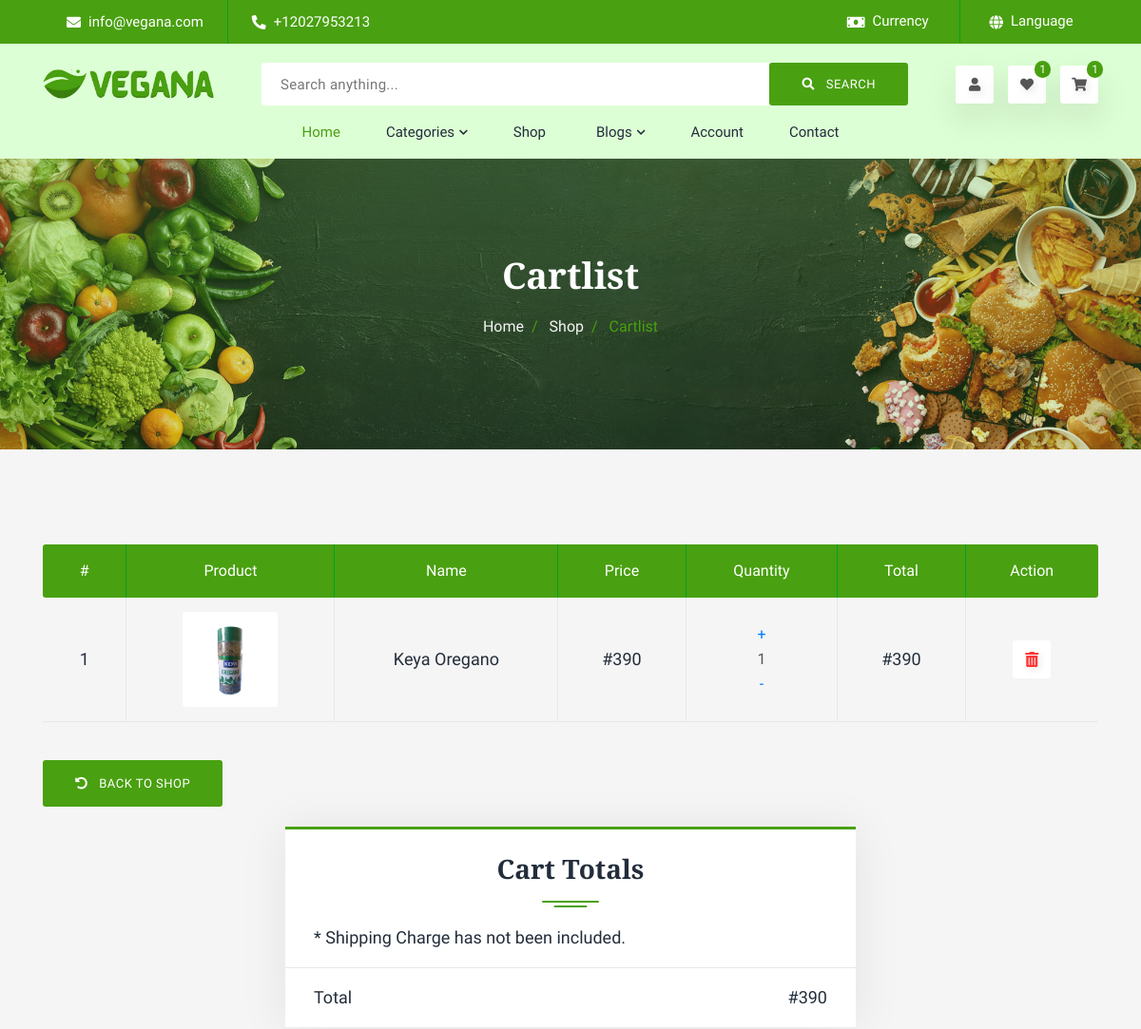
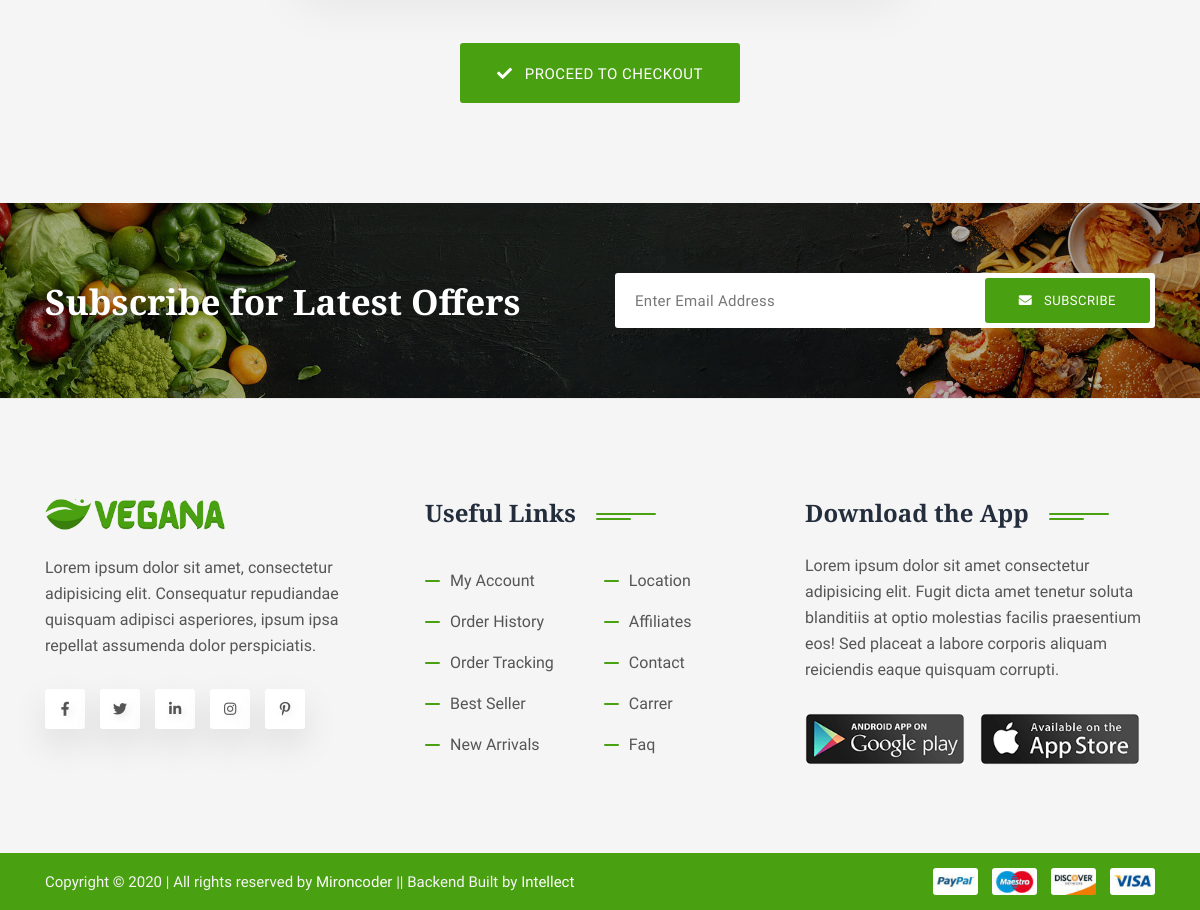
The app's page /cart/ (signed in) with its own data (2 pictures, top to bottom).
### store/models.py (models this page shows, shortened)
class Wishlist(models.Model):
    user = models.ForeignKey(get_user_model(), on_delete=models.CASCADE)
    items = models.ManyToManyField(WishItem)
    date_created = models.DateTimeField(auto_now_add=True)
    ordered_date = models.DateTimeField()
    ordered = models.BooleanField(default=False)
    class Meta:
        ordering = ['-date_created']

class Order(models.Model):
    user = models.ForeignKey(get_user_model(), on_delete=models.CASCADE)
    items = models.ManyToManyField(OrderItem)
    date_created = models.DateTimeField(auto_now_add=True)
    ordered_date = models.DateTimeField()
    ordered = models.BooleanField(default=False)
    billing = models.ForeignKey('BillingAdd', on_delete=models.SET_NULL, null=True)
    shipping = models.ForeignKey('ShippingAdd', on_delete=models.SET_NULL, null=True)
    details = models.ForeignKey('OrderDetail', on_delete=models.SET_NULL, null=True)
    ref = models.CharField(max_length=50, null=True, blank=True, unique=True,)
    def get_order_total(self):
        all_items = self.items.all()
        total = 0
        if all_items.exists():
            for item in all_items:
                total += item.get_item_total_price()
            return total
        else:
            return total
    class Meta:
        ordering = ['-date_created']

class OrderItem(models.Model):
    product = models.ForeignKey(Product, on_delete=models.CASCADE)
    user = models.ForeignKey(get_user_model(), on_delete=models.CASCADE)
    quantity = models.IntegerField(default=1)
    ordered = models.BooleanField(default=False)
    def get_item_total_price(self):
        return self.quantity * self.product.get_price()

class Product(models.Model):
    name = models.CharField(max_length=150)
    actual_price = models.IntegerField()
    discount_price = models.IntegerField(null=True, blank=True)
    category = models.ForeignKey(Category, on_delete=models.SET_NULL, null=True, blank=True)
    tags = models.ManyToManyField(Tag, related_name='tag', blank=True)
    slug = models.SlugField(unique=True, editable=False)
    description = models.TextField(max_length=3000, default="This is an auto generated product description.")
    featured_image = models.ImageField(null=True, blank=True)
    is_on_sale = models.BooleanField(default=True)
    created = models.DateTimeField(auto_now_add=True)
    shipping_fee = models.IntegerField(default=0)
    def get_price(self):
        if self.discount_price:
            return self.discount_price
        else:
            return self.actual_price

### store/views.py (the view)
# urls.py: path("cart/", views.Cart, name="cart"),
@login_required
def Cart(request):
    all_categories = Category.objects.all()
    order_qs = Order.objects.filter(user=request.user, ordered=False)
    if order_qs.exists():
        order = order_qs[0]
        order_items = order.items.all()
        cart_total = order.get_order_total()
        context = {
            'order_items': order_items,
            'all_categories': all_categories,
            'cart_total': cart_total,
        }
        return render(request, 'store/cartlist.html', context)
    else:
        messages.info(request, "You do not have an active order")
        return redirect('store:home')

### store/templatetags/orderitem_count.py (called while the page is built)
@register.filter
def cart_item_count(user):
    order_qs = Order.objects.filter(user=user, ordered=False)
    if order_qs.exists():
        order = order_qs[0]
        return order.items.count()
    else:
        return 0

@register.filter
def wishlist_item_count(user):
    wishlist_qs = Wishlist.objects.filter(user=user, ordered=False)
    if wishlist_qs.exists():
        wishlist = wishlist_qs[0]
        return wishlist.items.count()
    else:
        return 0

### store/templates/store/cartlist.html (shortened to what this page needs)
{% extends 'component/base.html' %}
{% load static %}
{% block content %}
    <section class="single-banner">
      <div class="container">
        <div class="row">
          <div class="col-lg-12">
            <div class="single-content">
              <h2>Cartlist</h2>
              <ol class="breadcrumb">
                <li class="breadcrumb-item">
                  <a href="{% url 'store:home' %}">Home</a>
                </li>
                <li class="breadcrumb-item">
                  <a href="{% url 'store:home' %}">Shop</a>
                </li>
                <li class="breadcrumb-item active" aria-current="page">
                  Cartlist
                </li>
              </ol>
            </div>
          </div>
        </div>
      </div>
    </section>
    <section class="cart-part">
      <div class="container">
        <div class="row">
          <div class="col-lg-12">
            <div class="cart-list">
              <table class="table-list">
                <thead>
                  <tr>
                    <th scope="col">#</th>
                    <th scope="col">Product</th>
                    <th scope="col">Name</th>
                    <th scope="col">Price</th>
                    <th scope="col">Quantity</th>
                    <th scope="col">Total</th>
                    <th scope="col">Action</th>
                  </tr>
                </thead>
                <tbody>
                  {% if order_items %}
                  {% for orderitem in order_items %}
                  <tr>
                    <td class="table-number"><h5>{{forloop.counter}}</h5></td>
                    <td class="table-product">
                      <img
                        src="{{orderitem.product.featured_image.url}}"
                        alt="product-1"
                      />
                    </td>
                    <td class="table-name"><h5>{{orderitem.product.name}}</h5></td>
                    <td class="table-price"><h5>#{{orderitem.product.get_price}}</h5></td>
                    <td class="table-quantity">
                      <a href="{% url 'store:add-single-to-cart' orderitem.product.slug %}">+</a>
                      <p>{{orderitem.quantity}}</p>
                      <a href="{% url 'store:remove-single-from-cart' orderitem.product.slug %}">-</a>
                    </td>
                    <td class="table-total"><h5>#{{orderitem.get_item_total_price}}</h5></td>
                    <td class="table-action">
                      <a href="{% url 'store:remove-from-cart' orderitem.product.slug %}"><button ><i class="fas fa-trash-alt"></i></button></a>
                    </td>
                  </tr>
                  {% endfor %}
                  {% endif %}
                </tbody>
              </table>
            </div>
          </div>
        </div>
        <div class="row">
          <div class="col-md-6 col-lg-6">
            <div class="cart-back">
              <a href="{% url 'store:home'%}" class="btn btn-inline">
                <i class="fas fa-undo-alt"></i> <span>Back to Shop</span>
              </a>
            </div>
          </div>
          <div class="col-md-6 col-lg-6">
          </div>
        </div>
        {% if cart_total > 0 %}
        <div class="row">
          <div class="col-lg-12">
            <div class="cart-totals">
              <h2 class="title">Cart Totals</h2>
              <ul>
                <li><span>* Shipping Charge has not been included. </li>
                <li><span>Total</span> <span> #{{cart_total}}</span></li>
              </ul>
            </div>
            <div class="cart-proceed">
              <a href="{% url 'store:checkout' %}" class="btn btn-inline">
                <i class="fas fa-check"></i> <span>Proceed to Checkout</span>
              </a>
            </div>
          </div>
        </div>
        {% endif %}
      </div>
    </section>
  {% endblock content%}

### store/templates/component/navbar.html (shortened to what this page needs)
{% load static %}
{% load orderitem_count %}
<nav class="navbar-part">
    <div class="container">
      <div class="row">
        <div class="col-lg-12">
          <div class="navbar-element">
            <a class="navbar-logo" href="#">
              <img src="{% static 'assets/images/logo/01.png' %}" alt="logo" />
            </a>
            <form class="search-form navbar-src">
              <input type="text" placeholder="Search anything..." />
              <button class="btn btn-inline">
                <i class="fas fa-search"></i> <span>search</span>
              </button>
            </form>
            <ul class="right-widget">
              <li>
                <a class="icon icon-inline" href="{% if request.user.is_authenticated %} {% url 'account_logout'%} {% else %} {% url 'account_login' %} {% endif %}"
                  ><i class="fas fa-user"></i
                ></a>
              </li>
              <li>
                <a class="icon icon-inline" href="{% url 'store:wishlist' %}"
                  ><i class="fas fa-heart"></i><sup>{% if request.user.is_authenticated %} {{ request.user|wishlist_item_count}}{% else%} 0 {% endif %}</sup></a
                >
              </li>
              <li>
                <a class="icon icon-inline" href="{% url 'store:cart' %}"
                  ><i class="fas fa-shopping-cart"></i><sup>{% if request.user.is_authenticated %} {{ request.user|cart_item_count}}{% else%} 0 {% endif %}</sup></a
                >
              </li>
            </ul>
          </div>
        </div>
      </div>
      <div class="row">
        <div class="col-lg-12">
          <div class="navbar-slide">
            <div class="navbar-content">
              <ul class="navbar-list">
                <li class="navbar-item active">
                  <a class="navbar-link" href="{% url 'store:home' %}">Home</a>
                </li>
                <li class="navbar-item navbar-dropdown navbar-megamenu">
                  <a class="navbar-link dropdown-indicator" href="#">
                    <span>Categories</span>
                    <i class="fas fa-chevron-down"></i>
                  </a>
                </li>
                <li class="navbar-item navbar-dropdown">
                  <a class="navbar-link dropdown-indicator" href="{% url 'store:shop' %}">
                    <span>Shop</span>
                  </a>
                </li>
                <li class="navbar-item navbar-dropdown">
                  <a class="navbar-link dropdown-indicator" href="#">
                    <span>blogs</span> <i class="fas fa-chevron-down"></i>
                  </a>
                </li>
                <li class="navbar-item">
                  <a class="navbar-link" href="{% url 'store:account' %}"
                    >Account</a
                  >
                </li>
                <li class="navbar-item">
                  <a class="navbar-link" href="{% url 'store:contact' %}"
                    >contact</a
                  >
                </li>
              </ul>
            </div>
          </div>
        </div>
      </div>
    </div>
  </nav>

### static/assets/source/css/custom/home-1.css (style rules this page uses)
.title { position:relative }
.title::before { position:absolute;content:"";top:50%;right:-80px;-webkit-transform:translateY(-50%);transform:translateY(-50%);width:60px;height:2px;border-radius:30px;background:var(--brandcolor) }
.title::after { position:absolute;content:"";top:70%;right:-55px;-webkit-transform:translateY(-50%);transform:translateY(-50%);width:35px;height:2px;border-radius:30px;background:var(--brandcolor) }

### static/assets/source/css/custom/account.css (style rules this page uses)
.breadcrumb { -webkit-box-align:center;-ms-flex-align:center;align-items:center;-webkit-box-pack:center;-ms-flex-pack:center;justify-content:center;background:none;padding:0px }
.breadcrumb li a { color:var(--graycolor) }
.breadcrumb .active { color:var(--brandcolor) }
.breadcrumb-item+.breadcrumb-item::before { color:var(--brandcolor) }
.table-list { width:100% }
.table-list thead tr { background:var(--brandcolor) }
.table-list thead tr th { text-align:center;padding:15px 25px;color:var(--whitecolor);font-weight:var(--mweight);border-right:1px solid var(--headerborder) }
.table-list thead tr th:first-child { border-radius:3px 0px 0px 3px }
.table-list thead tr th:last-child { border-right:none;border-radius:0px 3px 3px 0px }
.table-list tbody tr { border-bottom:1px solid var(--bordercolor) }
.table-list tbody tr td { text-align:center;padding:15px 25px;border-right:1px solid var(--bordercolor) }
.table-list tbody tr td:last-child { border-right:none }
.table-product img { width:100px;border-radius:3px;background:var(--whitecolor) }
.table-action { text-align:center }
.table-action a i { width:35px;height:35px;font-size:14px;line-height:35px;text-align:center;border-radius:5px;margin:3px;color:var(--brandcolor);background:var(--whitecolor);text-shadow:var(--tshadow);transition:all linear .3s;-webkit-transition:all linear .3s;-moz-transition:all linear .3s;-ms-transition:all linear .3s;-o-transition:all linear .3s }
.single-banner { background:url(../../img/banner/04.jpg);background-repeat:no-repeat;background-position:center;background-size:cover;padding:100px 0px;position:relative;z-index:1 }
.single-banner::before { position:absolute;content:"";top:0px;left:0px;width:100%;height:100%;background:-webkit-gradient(linear, left top, left bottom, from(rgba(92,186,71,0.3)), to(rgba(85,172,65,0.2)));background:linear-gradient(rgba(92,186,71,0.3), rgba(85,172,65,0.2));z-index:-1 }
.single-content { text-align:center }
.single-content h2 { font-size:38px;margin-bottom:18px;color:var(--whitecolor) }

### static/assets/source/css/custom/product-details.css (style rules this page uses)
.breadcrumb { -webkit-box-align:center;-ms-flex-align:center;align-items:center;-webkit-box-pack:center;-ms-flex-pack:center;justify-content:center;background:none;padding:0px }
.breadcrumb li a { color:var(--graycolor) }
.breadcrumb .active { color:var(--brandcolor) }
.breadcrumb-item+.breadcrumb-item::before { color:var(--brandcolor) }
.single-banner { background:url(../../../images/banner/04.jpg);background-repeat:no-repeat;background-position:center;background-size:cover;padding:100px 0px;position:relative;z-index:1 }
.single-banner::before { position:absolute;content:"";top:0px;left:0px;width:100%;height:100%;background:-webkit-gradient(linear, left top, left bottom, from(rgba(92,186,71,0.3)), to(rgba(85,172,65,0.2)));background:linear-gradient(rgba(92,186,71,0.3), rgba(85,172,65,0.2));z-index:-1 }
.single-content { text-align:center }
.single-content h2 { font-size:38px;margin-bottom:18px;color:var(--whitecolor) }
.title { position:relative }
.title::before { position:absolute;content:"";top:50%;right:-80px;-webkit-transform:translateY(-50%);transform:translateY(-50%);width:60px;height:2px;border-radius:30px;background:var(--brandcolor) }
.title::after { position:absolute;content:"";top:70%;right:-55px;-webkit-transform:translateY(-50%);transform:translateY(-50%);width:35px;height:2px;border-radius:30px;background:var(--brandcolor) }
body { background:var(--graycolor) }

### records on screen
OrderItem: product.featured_image (picture), product.name "Keya Oregano", product.get_price "390", quantity "1", get_item_total_price "390"

### other values on screen
{{ request.user|wishlist_item_count }} "1"
{{ request.user|cart_item_count }} "1"
{{ cart_total }} "390"
